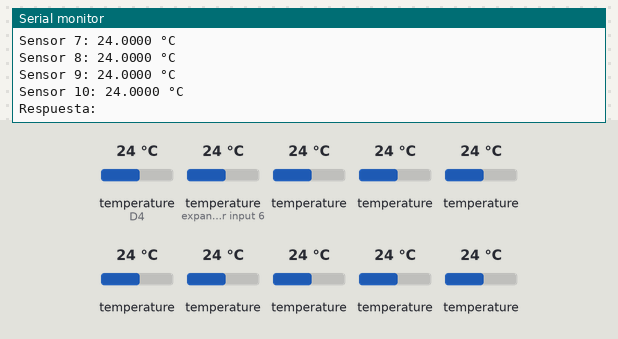
Bench run of a sketch on a simulated ESP8266 (NodeMCU). On the bench: the last lines printed to the serial monitor. The test bench sets the inputs (shaded band); at power-on: temperature (sensors on D4, expander input 6) 24 °C, temperature 24 °C. WiFi joins after 1.5 s; servers stay silent unless stated; uploads are accepted with an empty reply.

Above: at 2.7 s.
2.8 s: temperature (sensor on D4) set to 12 °C
11.6 s: temperature (sensor on expander input 6) set to 12 °C
At 13.62 s:
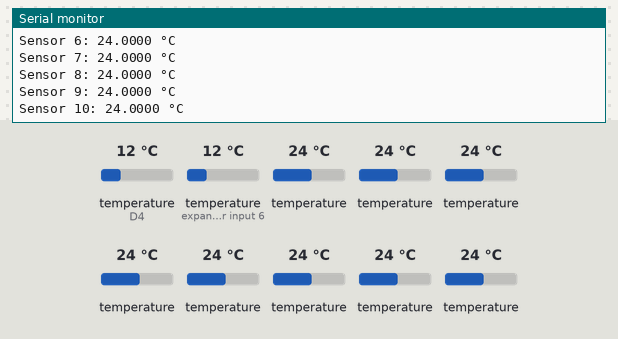
20.4 s: temperature (sensor 202) set to 12 °C
At 26.1 s:
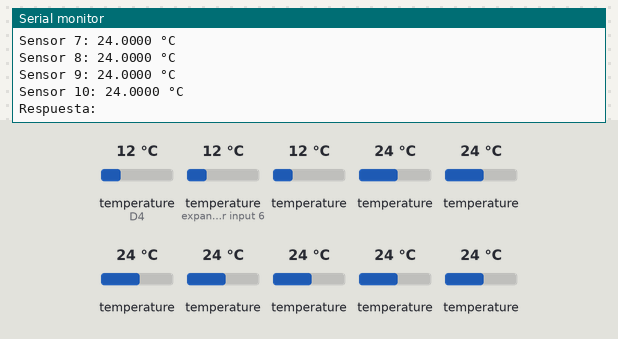
29.2 s: temperature (sensor 302) set to 12 °C
At 35.77 s:
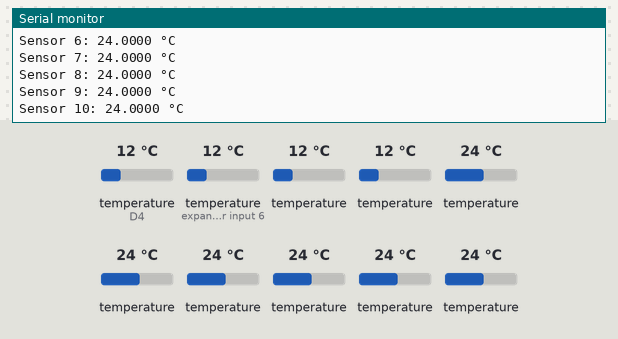
38.0 s: temperature (sensor 402) set to 12 °C
At 39.1 s:
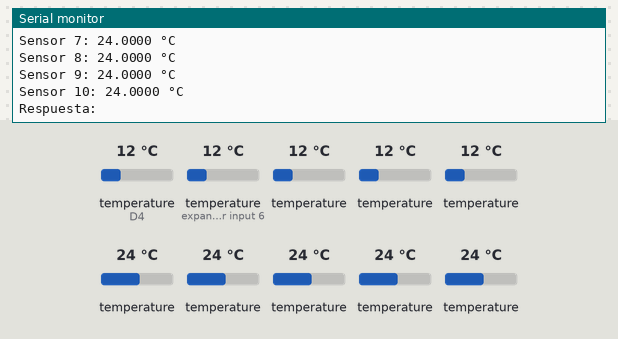
46.8 s: temperature (sensor 502) set to 12 °C
At 46.85 s:
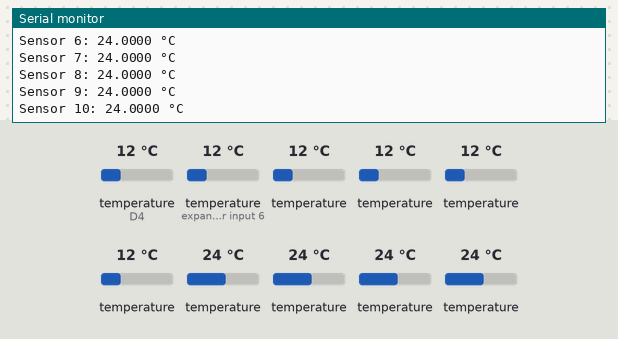
Timing chart, 0 to 49.8 s (numbered marks = the images above; inputs shaded):
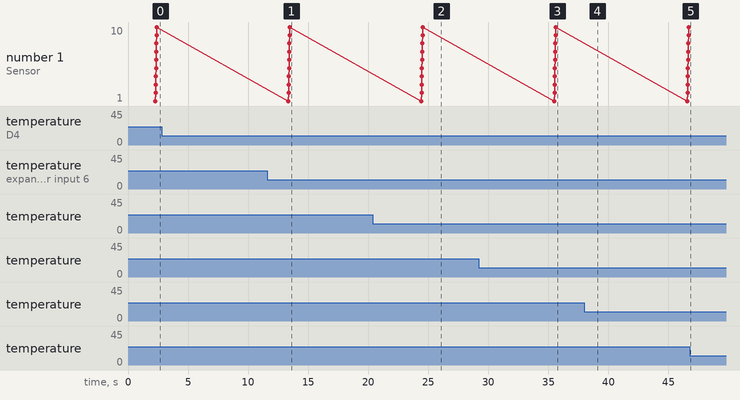

The sketch:

Codigo_ejecucion_ESP8266.ino
```cpp
#include <ESP8266WiFi.h>
#include <ESP8266HTTPClient.h>
#include <OneWire.h>
#include <DallasTemperature.h>

// 📡 WiFi Credentials
const char* ssid = "moto g72_8732";
const char* password = "UJNyedv7841";

// 🔗 Google Apps Script Webhook
const char* serverName = "https://script.google.com/macros/s/AKfycbyQSZIkZfSy1WOlet3MgD-S9BIi7W52rqh1Mr5o8eNv77CKXNSGlMArPZN8xsPCj__f/exec";

// 🧊 Pin de datos de los sensores DS18B20
#define ONE_WIRE_BUS D4
OneWire oneWire(ONE_WIRE_BUS);
DallasTemperature sensors(&oneWire);

// 🧊 Direcciones HEX de los sensores
const char* hexAddresses[] = {
  "2861640B49BAFB7E",    //Sensor 1
  "28E11548F6973CBE",    //Sensor 2
  "2861640B4B38E7B1",    //Sensor 3
  "2861640B4E1367EA",    //Sensor 4
  "282BB748F65C3CC9",    //Sensor 5
  "2861640B4E0E8827",    //Sensor 6
  "286164098108F661",    //Sensor 7
  "286164098105011F",    //Sensor 8
  "2861640B4B372EFF",    //Sensor 9
  "28ABCB2833200121"     //Sensor 10
};

const int numSensores = sizeof(hexAddresses) / sizeof(hexAddresses[0]);
DeviceAddress sensorAddresses[numSensores];

// 🔧 Convierte string HEX a DeviceAddress
void hexStringToDeviceAddress(const char* hex, DeviceAddress addr) {
  for (int i = 0; i < 8; i++) {
    char byteStr[3] = { hex[i * 2], hex[i * 2 + 1], '\0' };
    addr[i] = strtoul(byteStr, NULL, 16);
  }
}

void setup() {
  Serial.begin(115200);
  sensors.begin();

  // Conexión WiFi
  WiFi.begin(ssid, password);
  Serial.print("Conectando a WiFi");
  while (WiFi.status() != WL_CONNECTED) {
    delay(500);
    Serial.print(".");
  }
  Serial.println("\nWiFi conectado.");
  Serial.print("IP: ");
  Serial.println(WiFi.localIP());

  // Inicialización de sensores
  Serial.println("Iniciando sensores DS18B20...");
  for (int i = 0; i < numSensores; i++) {
    hexStringToDeviceAddress(hexAddresses[i], sensorAddresses[i]);
    if (!sensors.isConnected(sensorAddresses[i])) {
      Serial.print("Sensor ");
      Serial.print(i + 1);
      Serial.println(" no conectado.");
    }
  }
  Serial.println("Inicialización completa.");
}

void loop() {
  sensors.requestTemperatures();
  float tiempo = millis() / 1000.0;

  Serial.print("-----------\tTiempo: ");
  Serial.print(tiempo, 2);
  Serial.println(" s");

  // Construir URL con los datos
  String url = String(serverName) + "?tiempo=" + String(tiempo, 2);

  for (int i = 0; i < numSensores; i++) {
    float temp = sensors.getTempC(sensorAddresses[i]);
    Serial.print("Sensor ");
    Serial.print(i + 1);
    Serial.print(": ");

    if (temp != DEVICE_DISCONNECTED_C) {
      Serial.print(temp, 4);
      Serial.println(" °C");
      url += "&s" + String(i + 1) + "=" + String(temp, 4);
    } else {
      Serial.println("Desconectado");
      url += "&s" + String(i + 1) + "=NaN";
    }
  }

  // Enviar datos si WiFi está conectado
  if (WiFi.status() == WL_CONNECTED) {
    WiFiClientSecure client;                // ✅ Cliente WiFi necesario para el nuevo formato
    client.setInsecure();  // ⚠️ Esta línea es CLAVE para conexiones HTTPS en ESP8266
    HTTPClient http;
    http.setTimeout(10000);

    http.begin(client, url);           // ✅ Nuevo formato de begin()

    int httpCode = http.GET();
    if (httpCode > 0) {
      String payload = http.getString();
      Serial.println("Respuesta: " + payload);
    } else {
      Serial.print("Error HTTP: ");
      Serial.println(httpCode);
    }
    http.end();
  } else {
    Serial.println("WiFi desconectado");
  }

  delay(10000);  // Espera 10 segundos
}
```

Measured:
- after the input at 11.6 s, the serial monitor: prints a new line after 1.8 s (image 1)
- after the input at 20.4 s, the serial monitor: prints a new line after 4.1 s (image 2)
- after the input at 29.2 s, the serial monitor: prints a new line after 6.3 s (image 3)
